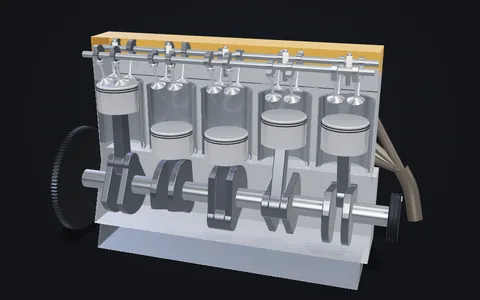
#> input picture img/presets/audi-quattro-s1-e2.webp, 480 x 300 px; its folder holds 3 pictures in this run
$ python preset-image-sheet.py
#> lines starting #> are read from the running program, lines starting #| are printed output that depends on the picture
#!/usr/bin/env python3
"""Tile every picture in a folder (default img/presets) into one labelled sheet for review:
preset-image-sheet.py OUT.png [DIR]"""
import os, sys
from PIL import Image, ImageDraw
ROOT = os.path.dirname(os.path.dirname(os.path.abspath(__file__)))
D = sys.argv[2] if len(sys.argv) > 2 else os.path.join(ROOT, "img", "presets")
files = sorted(f for f in os.listdir(D) if f.endswith(".webp"))
cols, tw, th = 8, 240, 150
sheet = Image.new("RGB", (cols * (tw + 4) + 4, ((len(files) + cols - 1) // cols) * (th + 18) + 4), (24, 24, 28))
dr = ImageDraw.Draw(sheet)
for i, f in enumerate(files):
    x, y = 4 + (i % cols) * (tw + 4), 4 + (i // cols) * (th + 18)
    sheet.paste(Image.open(os.path.join(D, f)).convert("RGB").resize((tw, th)), (x, y))
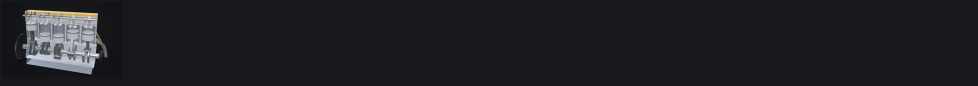
#> sheet: PIL image 1956x172 RGB (shown at 1/2 size); mean R, G, B 30.1, 30.3, 34.2
    dr.text((x, y + th + 3), f[:-5][:38], fill=(255, 200, 120))
#> pass 2 of the loop `for i, f in enumerate(files):`:
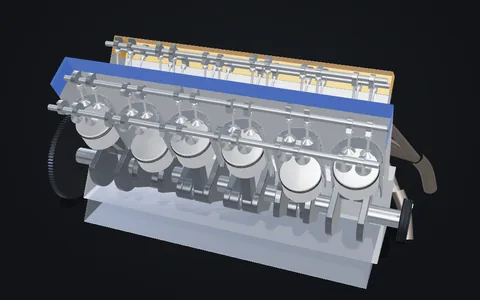
#> input picture img/presets/audi-r10-tdi.webp, 480 x 300 px
#> `sheet.paste(Image.open(os.path.join(D, f)).convert("RGB").resize((tw, ..`:
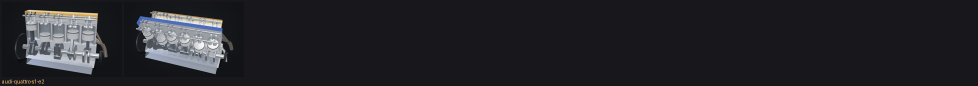
#> sheet: PIL image 1956x172 RGB (shown at 1/2 size); mean R, G, B 36.1, 36.6, 40.8
#> (the run stopped early here; a loop or call above may not have finished)
